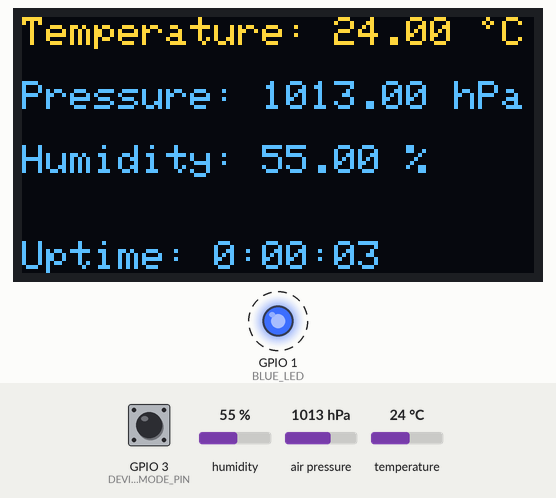
Bench run of a sketch on a simulated ESP8266 (NodeMCU). Parts: 128×64 one-colour display, output pins drawn as LEDs (lit = HIGH). Dashed ring = blinking. The inputs (shaded band) are chosen by the test bench; at power-on: humidity 55 %, air pressure 1013 hPa, temperature 24 °C, GPIO 3 (DEVICE_MODE_PIN) HIGH. The OLED is the two-colour kind (top 16 rows yellow); WiFi joins after 1.5 s; servers stay silent unless stated.

Above: at 3.9 s.
4.0 s: humidity set to 22 %
At 4.9 s:
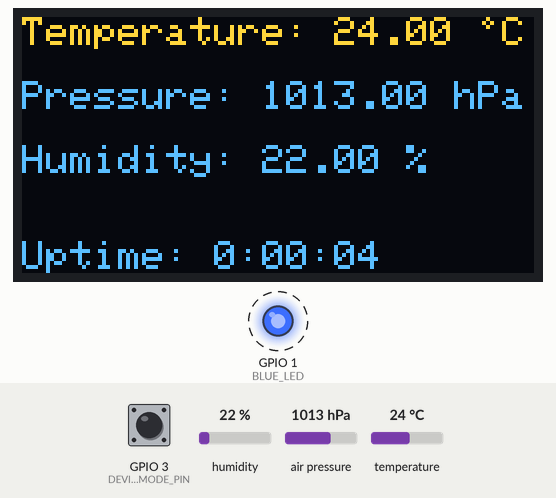
5.9 s: air pressure set to 952 hPa
At 6.83 s:
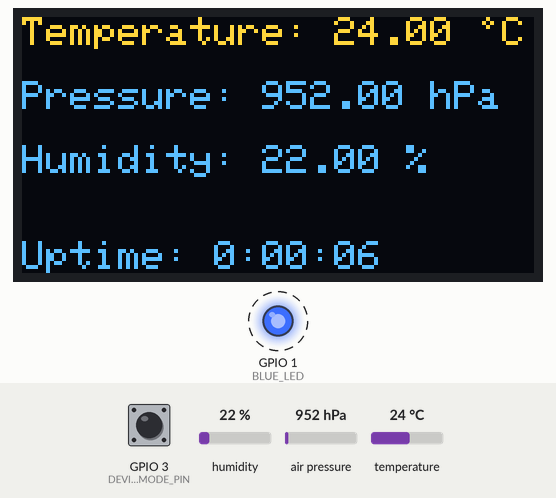
7.8 s: temperature set to 12 °C
At 8.12 s:
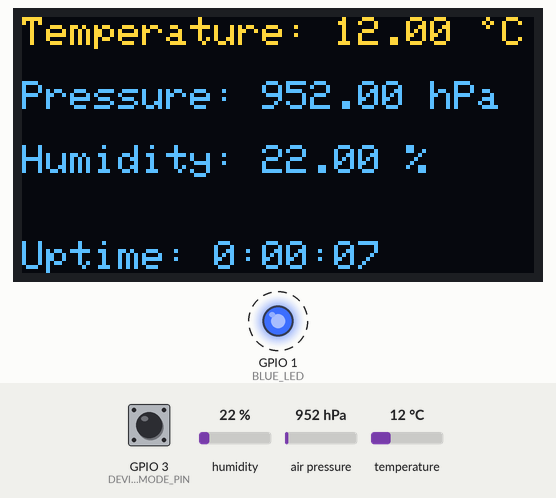
9.4 s: humidity set to 40 %
At 10.04 s:
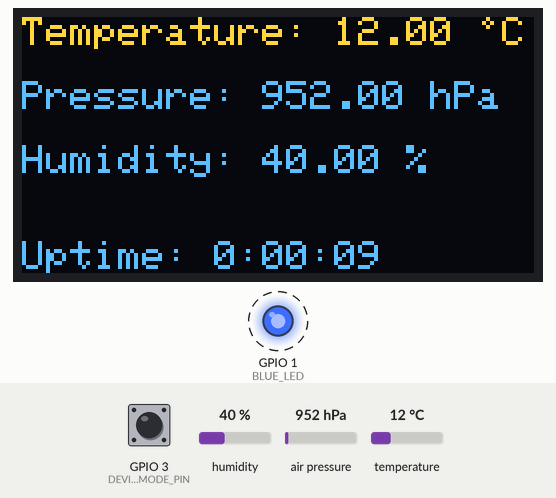
Timing chart, 0 to 12.0 s (numbered marks = the images above; inputs shaded):
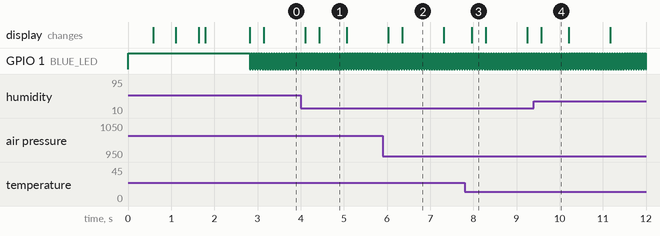

Measured:
- by itself, GPIO 1 (BLUE_LED): alternates HIGH for 0.03 s and LOW for 0.03 s

The sketch:

BME280_server_ESP_01.ino
```cpp
#include <ESP8266WiFi.h>
#include <WiFiClient.h>
#include <ESP8266WebServer.h>
#include <ESP8266mDNS.h>
#include <Wire.h>
#include <Adafruit_Sensor.h>
#include <Adafruit_BME280.h>
#include <Adafruit_GFX.h>
#include "Adafruit_SH1106.h"

#define BLUE_LED        (1)
#define DEVICE_MODE_PIN (3)

const char *ssid = "wifi_name";
const char *password = "password";

float temperature, pressure, humidity;
volatile bool server_mode = true;

Adafruit_BME280 bme280;
Adafruit_SH1106 display(-1);
ESP8266WebServer server(80);

void handleRoot()
{
  int sec = millis() / 1000;
  int min = sec / 60;
  int hr = min / 60;

  char temp[450];

  snprintf(temp, 450,

"<html>\
  <head>\
    <meta http-equiv='refresh' content='5'/>\
    <title>ESP8266 Sensor</title>\
    <style>\
      body { background-color: #cccccc; font-family: Arial, Helvetica, Sans-Serif; Color: #000088; }\
    </style>\
  </head>\
  <body>\
    <h1>Temperature: %3.2f *C <br> Pressure: %3.2f hPa <br> Humidity: %3.2f %%<br></h1>\
    <p>Uptime: %d:%02d:%02d</p>\
  </body>\
</html>",
  temperature, pressure, humidity, hr, min % 60, sec % 60);

  server.send(200, "text/html", temp);
}

void handleNotFound()
{
  String message = "File Not Found\n\n";
  message += "URI: ";
  message += server.uri();
  message += "\nMethod: ";
  message += (server.method() == HTTP_GET) ? "GET" : "POST";
  message += "\nArguments: ";
  message += server.args();
  message += "\n";

  for (uint8_t i = 0; i < server.args(); i++)
  {
    message += " " + server.argName(i) + ": " + server.arg(i) + "\n";
  }

  server.send(404, "text/plain", message);
}

void logToDisplay(const char * text)
{
  char temp[200];
  snprintf(temp, 200, "%s", text);
  display.write(temp);
  display.display();
}

void oledDisplayData()
{
  const uint8_t x = 116; //for *C
  const uint8_t y = 0;   //for *C

  static float _temperature = temperature;
  static float _pressure = pressure;
  static float _humidity = humidity;

  int sec = millis() / 1000;
  int min = sec / 60;
  int hr = min / 60;

  char temp[200];

  //update BME280 readings after some calls of this function
  static volatile uint8_t counter = 0;
  if(counter > 5)
  {
    counter = 0;
    _temperature = temperature;
    _pressure = pressure;
    _humidity = humidity;
  }
  else
  {
    ++counter;
  }

  display.clearDisplay();
  display.setCursor(0,0);
  snprintf(temp, 200, "Temperature: %3.2f  C\r\n\r\nPressure: %3.2f hPa\r\n\r\nHumidity: %3.2f %%\r\n\r\n\r\nUptime: %d:%02d:%02d",
            _temperature, _pressure, _humidity, hr, min % 60, sec % 60);
  display.write(temp);
  display.drawPixel(x, y, WHITE); display.drawPixel(x - 1, y + 1, WHITE); display.drawPixel(x + 1, y + 1, WHITE); display.drawPixel(x, y + 2, WHITE); //*C
  display.display();
}

void setup(void)
{
  yield();
  pinMode(BLUE_LED, OUTPUT);
  pinMode(DEVICE_MODE_PIN, INPUT);
  digitalWrite(BLUE_LED, HIGH);
  if(LOW == digitalRead(DEVICE_MODE_PIN))
  {
    server_mode = false;
  }
  else
  {
    server_mode = true;
  }

  Wire.begin(0, 2);

  display.begin(SH1106_SWITCHCAPVCC, 0x3C);
  display.setTextSize(1);
  display.setTextColor(WHITE);
  display.clearDisplay();
  display.display();

  bool status = bme280.begin(0x76);
  if (!status)
  {
    logToDisplay("Cannot find a valid\r\nBME280 sensor");
    while(1);
  }

  if(server_mode)
  {
    WiFi.mode(WIFI_STA);
    WiFi.begin(ssid, password);

    // Wait for connection
    while (WiFi.status() != WL_CONNECTED)
    {
      delay(500);
      logToDisplay(".");
    }

    logToDisplay("\r\nConnected to\r\n");
    logToDisplay(ssid);
    logToDisplay("\r\nIP address:\r\n");
    logToDisplay(WiFi.localIP().toString().c_str());

    if (MDNS.begin("esp8266"))
    {
      logToDisplay("\r\nMDNS responder\r\nstarted");
    }

    server.on("/", handleRoot);
    server.on("/inline", []() {
      server.send(200, "text/plain", "this works as well");
    });
    server.onNotFound(handleNotFound);
    server.begin();
    logToDisplay("\r\nHTTP server started");
  }
  else
  {
    logToDisplay("No webserver mode");
  }
  delay(1000);
}

void loop(void)
{
  yield();
  temperature = bme280.readTemperature();
  pressure = bme280.readPressure()/100.0;
  humidity = bme280.readHumidity();

  if(server_mode)
  {
    server.handleClient();
    MDNS.update();
  }

  oledDisplayData();

  digitalWrite(BLUE_LED, !digitalRead(BLUE_LED)); //toggle led
}
```
